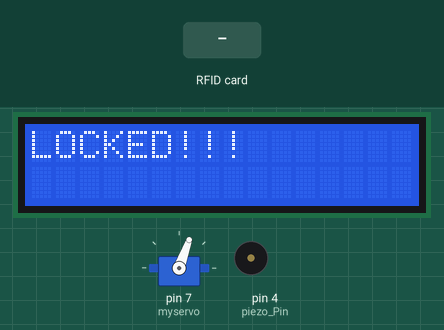
This sketch was run on a simulated Arduino Uno, built with avr-gcc and run on an emulated ATmega328P. On the bench: 16×2 character LCD, servo, buzzer (waves = sounding). The test bench sets the inputs (shaded band). What the sketch prints to the serial monitor is not drawn.

Above: at 1.3 s.
1.4 s: RFID card 5E 7A 19 C4 held to the reader
At 2.7 s:
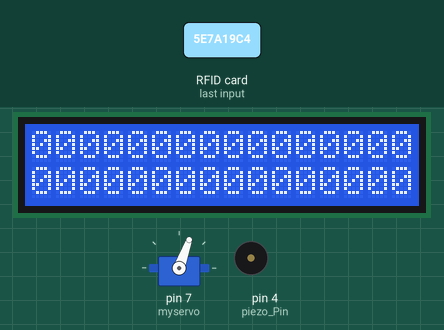
At 4.8 s:
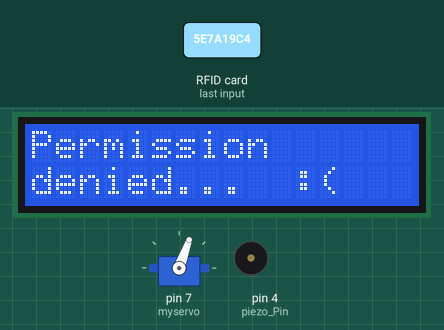
Timing chart, 0 to 6.3 s (numbered marks = the images above; inputs shaded):
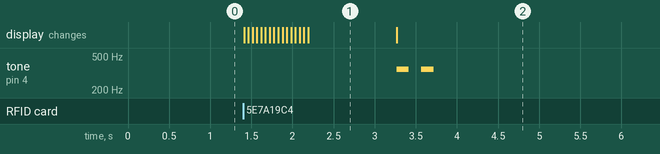

Measured:
- after the input at 1.4 s, tone on pin 4 (piezo_Pin): alternates 349 Hz for 0.15 s and silent for 0.15 s, 4 changes in all, then stays silent, starting after 1.9 s; the display: first changes at once (image 1 shows a later state)
- what the display in image 1 shows lasts 1.1 s, from 2.2 s to 3.3 s

The sketch:

RFID_Safe.ino
```cpp
#include <SPI.h>
#include <MFRC522.h>
#include <Wire.h>
#include <LiquidCrystal_I2C.h>
LiquidCrystal_I2C lcd(0x3F, 16, 2);
#include <Servo.h>

Servo myservo;

#define RST_PIN   9
#define SDA_PIN   10

MFRC522 mfrc522(SDA_PIN, RST_PIN);
MFRC522::MIFARE_Key key;
#define piezo_Pin  4
void setup() {
  Serial.begin(9600);
  SPI.begin();
  mfrc522.PCD_Init();
  lcd.begin();
  myservo.attach(7);
  lcd.backlight();
  myservo.write(70);
  lcd.print("LOCKED!!!");
  pinMode (piezo_Pin, OUTPUT);
  for (byte i = 0; i < 6; i++) {
    key.keyByte[i] = 0xFF;
  }
}

void loop() {
  if ( ! mfrc522.PICC_IsNewCardPresent()) return;
  if ( ! mfrc522.PICC_ReadCardSerial()) return;
  lcd.clear();
  byte blockAddr      = 9;
  byte trailerBlock   = 11;
  byte accessByte[]    = {
    0x69, 0x5F, 0x77, 0x69,
    0x6C, 0x6C, 0x5F, 0x61,
    0x6E, 0x73, 0x77, 0x65,
    0x72, 0x20, 0x20, 0x20
  };

  byte buffer[18];
  byte size = sizeof(buffer);

  Serial.println(F("Authenticating using key A..."));
  mfrc522.PCD_Authenticate
  (MFRC522::PICC_CMD_MF_AUTH_KEY_A, trailerBlock, &key, &(mfrc522.uid));

  Serial.println(F("Reading data from block "));
  mfrc522.MIFARE_Read(blockAddr, buffer, &size);

  for (byte i = 0; i < 8; i++) {
    lcd.print(buffer[i] < 0x10 ? "0" : "");
    lcd.print(buffer[i], HEX);
    delay(50);
  }
  lcd.setCursor(0, 1);
  for (byte i = 8; i < 16; i++) {
    lcd.print(buffer[i] < 0x10 ? "0" : "");
    lcd.print(buffer[i], HEX);
    delay(50);
  }
  delay(1000);
  lcd.clear();
  char cnt = 0;
  for (char i = 0; i < 16; i++) {
    if (accessByte[i] == buffer[i]) {}
    else {
      cnt++;
    }
  }

  if (cnt == 0) {
    lcd.print("Authorized.Good!");
    delay(500);
    lcd.setCursor(0, 1);
    lcd.print("OPENED!");
    myservo.write(120);
    tone (piezo_Pin, 261);
    delay(150);
    tone (piezo_Pin, 329);
    delay(150);
    tone (piezo_Pin, 391);
    delay(150);
    noTone(piezo_Pin);
  }
  else {
    lcd.print("Permission");
    lcd.setCursor(0, 1);
    lcd.print("denied...  :(");
    myservo.write(70);
    tone (piezo_Pin, 349);
    delay(150);
    noTone(piezo_Pin);
    delay(150);
    tone (piezo_Pin, 349);
    delay(150);
    noTone(piezo_Pin);
  }
  mfrc522.PICC_HaltA();
  mfrc522.PCD_StopCrypto1();
}

void dump_byte_array(byte *buffer, byte bufferSize) {
  for (byte i = 0; i < bufferSize; i++) {
    lcd.print(buffer[i] < 0x10 ? " 0" : " ");
    lcd.print(buffer[i], HEX);
    delay(100);
  }
}
```
